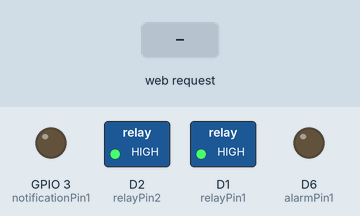
Simulated run of this sketch. Board: ESP8266 (NodeMCU). On the bench: switched loads named in the sketch (green lamp = pin HIGH), output pins drawn as LEDs (lit = HIGH). The inputs (shaded band) are chosen by the test bench. WiFi joins after 1.5 s; servers stay silent unless stated; EEPROM starts erased; what the sketch prints to the serial monitor is not drawn.

Above: at 2.7 s.
2.8 s: HTTP request GET /?RELAY1=ON received
At 5.0 s:
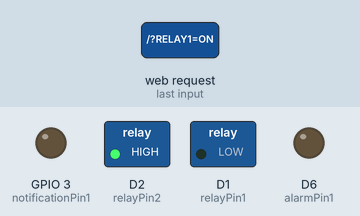
5.3 s: HTTP request GET /?RELAY1=MOMENTARY received
At 7.0 s:
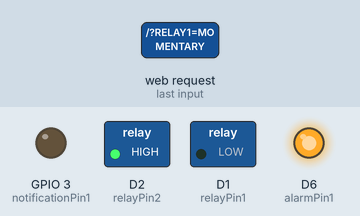
Timing chart, 0 to 16.3 s (numbered marks = the images above; inputs shaded):
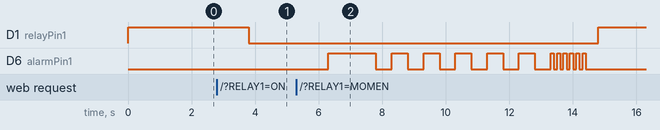

The sketch:

WifiGarageSwitch.ino
```cpp
// (licence header left out)
#include <EEPROM.h>

// SET YOUR NETWORK MODE TO USE WIFI OR ENC28J60
#define useWIFI true
const char* ssid = "networkIDhere";
const char* password = "passwordGOEShere";

// DECIDE WHETHER TO SEND HIGH OR LOW TO THE PINS AND WHICH PINS ARE USED FOR TRIGGERS
// IF USING 3.3V RELAY, TRANSISTOR OR MOSFET THEN SET THE BELOW VARIABLE TO FALSE
const bool use5Vrelay = true;
int alarmPin1 = D6; // GPIO12 = D6
int relayPin1 = D1; // GPIO5 = D1
int relayPin2 = D2; // GPIO4 = D2
int notificationPin1 = D9; // GPIO3 = D9

// USE BASIC HTTP AUTH?
const bool useAuth = false;

// USE DHT TEMP/HUMIDITY SENSOR? DESIGNATE WHICH PIN. MAKE SURE TO DEFINE WHICH SENSOR MODEL BELOW BY UNCOMMENTING IT.
#define useDHT false
#define DHTPIN D2     // what pin is the DHT on?
#if useDHT==true
  #include <DHT.h>
  // Uncomment whatever type of temperature sensor you're using!
  //#define DHTTYPE DHT11   // DHT 11
  #define DHTTYPE DHT22   // DHT 22  (AM2302)
  //#define DHTTYPE DHT21   // DHT 21 (AM2301)
  DHT dht(DHTPIN, DHTTYPE);
#endif

// OTHER VARIALBES
String currentIP, request, fullrequest;

// LOAD UP NETWORK LIB & PORT
#if useWIFI==true
  #include <ESP8266WiFi.h>
  WiFiServer server(80);
#else
  #include <UIPEthernet.h>
  EthernetServer server = EthernetServer(80);
#endif

void setup()
{
  Serial.begin(115200);

  #if useDHT==true
    dht.begin();
  #endif

  pinMode(relayPin1, OUTPUT);
  pinMode(relayPin2, OUTPUT);
  pinMode(alarmPin1, OUTPUT);
  pinMode(notificationPin1, OUTPUT);
  digitalWrite(alarmPin1, LOW);
  digitalWrite(relayPin1, use5Vrelay==true ? HIGH : LOW);
  digitalWrite(relayPin2, use5Vrelay==true ? HIGH : LOW);
  digitalWrite(notificationPin1, LOW);

  #if useWIFI==true
    // Connect to WiFi network
    Serial.println(); Serial.print("Connecting to "); Serial.println(ssid);
    WiFi.mode(WIFI_STA);
    WiFi.begin(ssid, password);
    while (WiFi.status() != WL_CONNECTED) {
      delay(500);
      Serial.print(".");
    }
    Serial.println("");
    Serial.println("WiFi connected");
    // Start the server
    server.begin();
    Serial.println("Server started");
    // Print the IP address
    Serial.print("Use this URL to connect: ");
    Serial.print("http://"); Serial.print(WiFi.localIP()); Serial.println("/");
    currentIP=WiFi.localIP().toString();
  #else
    uint8_t mac[6] = {0xFF,0x01,0x02,0x03,0x04,0x05};
    IPAddress myIP(192,168,200,226);
    Ethernet.begin(mac,myIP);
    /* //DHCP NOT WORKING
    if (Ethernet.begin(mac) == 0) {
      while (1) {
        Serial.println("Failed to configure Ethernet using DHCP");
        delay(10000);
      }
    }
    */
    server.begin();
    Serial.print("localIP: "); Serial.println(Ethernet.localIP());
    Serial.print("subnetMask: "); Serial.println(Ethernet.subnetMask());
    Serial.print("gatewayIP: "); Serial.println(Ethernet.gatewayIP());
    Serial.print("dnsServerIP: "); Serial.println(Ethernet.dnsServerIP());
    currentIP=Ethernet.localIP().toString();
  #endif
}

void loop()
{

  // NOTIFICATION LIGHT
  if (millis()%90000==0) { // every 1.5 minutes
    digitalWrite(notificationPin1, HIGH);
    delay(250);
    digitalWrite(notificationPin1, LOW);
    delay(200);
    digitalWrite(notificationPin1, HIGH);
    delay(250);
    digitalWrite(notificationPin1, LOW);
  }


  // SERIAL MESSAGE
  if (millis()%900000==0) { // every 15 minutes
    Serial.print("UpTime: "); Serial.println(uptime());
  }

  // REBOOT
  EEPROM.begin(1);
  int days=EEPROM.read(0);
  int RebootFrequencyDays=0;
  RebootFrequencyDays=days;
  if (RebootFrequencyDays > 0 && millis() >= (86400000*RebootFrequencyDays)) { //86400000 per day
    while(true);
  }

  #if useWIFI==true
    // Check if a client has connected
    WiFiClient client = server.available();
    if (!client) {
      return;
    }

    // Wait until the client sends some data
    Serial.println("New client");
    while(!client.available()){
      delay(1);
    }
    //Serial.println("---FULL REQUEST---"); Serial.println(client.readString()); Serial.println("---END OF FULL REQUEST---");

    request = client.readStringUntil('\r');  // Read the first line of the request
    fullrequest = client.readString();
    Serial.println(request);
    request.replace("GET ", ""); request.replace(" HTTP/1.1", ""); request.replace(" HTTP/1.0", "");
    client.flush();
  #else
    EthernetClient client = server.available();  // try to get client

    if (client) {  // got client?
      boolean currentLineIsBlank = true;
      String HTTP_req;          // stores the HTTP request
      while (client.connected()) {
        if (client.available()) {   // client data available to read
          char c = client.read(); // read 1 byte (character) from client
          HTTP_req += c;  // save the HTTP request 1 char at a time
          // last line of client request is blank and ends with \n
          // respond to client only after last line received
          if (c == '\n' && currentLineIsBlank) { //&& currentLineIsBlank --- first line only on low memory like UNO/Nano otherwise get it all for AUTH
            fullrequest=HTTP_req;
            request = HTTP_req.substring(0,HTTP_req.indexOf('\r'));
            //auth = HTTP_req.substring(HTTP_req.indexOf('Authorization: Basic '),HTTP_req.indexOf('\r'));
            HTTP_req = "";    // finished with request, empty string
            request.replace("GET ", ""); request.replace(" HTTP/1.1", ""); request.replace(" HTTP/1.0", "");
  #endif

  Serial.println(request);
  handleRequest();
  delay(10); // pause to make sure pin status is updated for response below
  client.println(clientResponse());

  #if useWIFI==true
    delay(1);
    Serial.println("Client disonnected");
    Serial.println("");
  #else
            break;
          }
          // every line of text received from the client ends with \r\n
          if (c == '\n') {
            // last character on line of received text
            // starting new line with next character read
            currentLineIsBlank = true;
          } else if (c != '\r') {
            // a text character was received from client
            currentLineIsBlank = false;
          }
        } // end if (client.available())
      } // end while (client.connected())
      delay(1);      // give the web browser time to receive the data
      client.stop(); // close the connection
    } // end if (client)
  #endif
} //loop

void handleRequest() {
  //variables for the alarm buzzer

  int alarmVar = 0;  // initialize alarmVar for alarm loop
  int alarmRepeat = 6; //Number of warning beeps

  // Match the request
  if (request.indexOf("/favicon.ico") > -1)  {
    return;
  }
  if (request.indexOf("/RebootNow") != -1)  {
    while(true);
  }
  if (request.indexOf("RebootFrequencyDays=") != -1)  {
    EEPROM.begin(1);
    String RebootFrequencyDays=request;
    RebootFrequencyDays.replace("RebootFrequencyDays=","");
    RebootFrequencyDays.replace("/","");
    RebootFrequencyDays.replace("?","");
    //for (int i = 0 ; i < 512 ; i++) { EEPROM.write(i, 0); } // fully clear EEPROM before overwrite
    EEPROM.write(0,atoi(RebootFrequencyDays.c_str()));
    EEPROM.commit();
  }


  //Serial.print("use5Vrelay == "); Serial.println(use5Vrelay);
  if (request.indexOf("RELAY1=ON") != -1 || request.indexOf("MainTriggerOn=") != -1)  {
    digitalWrite(relayPin1, use5Vrelay==true ? LOW : HIGH);
  }
  if (request.indexOf("RELAY1=OFF") != -1 || request.indexOf("MainTriggerOff=") != -1)  {
    digitalWrite(relayPin1, use5Vrelay==true ? HIGH : LOW);
  }
  if (request.indexOf("RELAY1=MOMENTARY") != -1 || request.indexOf("MainTrigger=") != -1)  {
    digitalWrite(alarmPin1, HIGH);
    delay(1000);
    digitalWrite(alarmPin1, LOW);
    alarmVar = 0;
    while(alarmVar < alarmRepeat){
      // play alarm
      alarmVar++;
      digitalWrite(alarmPin1, HIGH);
      delay(500);
      digitalWrite(alarmPin1, LOW);
      delay(500);
    }
    alarmVar = 0;
    while(alarmVar < alarmRepeat){
      // play alarm
      alarmVar++;
      digitalWrite(alarmPin1, HIGH);
      delay(100);
      digitalWrite(alarmPin1, LOW);
      delay(100);
    }
    digitalWrite(relayPin1, use5Vrelay==true ? LOW : HIGH);
    delay(300);
    digitalWrite(relayPin1, use5Vrelay==true ? HIGH : LOW);
  }

  if (request.indexOf("RELAY2=ON") != -1 || request.indexOf("CustomTriggerOn=") != -1)  {
    digitalWrite(relayPin2, use5Vrelay==true ? LOW : HIGH);
  }
  if (request.indexOf("RELAY2=OFF") != -1 || request.indexOf("CustomTriggerOff=") != -1)  {
    digitalWrite(relayPin2, use5Vrelay==true ? HIGH : LOW);
  }
  if (request.indexOf("RELAY2=MOMENTARY") != -1 || request.indexOf("CustomTrigger=") != -1)  {
    digitalWrite(alarmPin1, HIGH);
    delay(1000);
    digitalWrite(alarmPin1, LOW);
    alarmVar = 0;
    while(alarmVar < alarmRepeat){
      // play alarm
      alarmVar++;
      digitalWrite(alarmPin1, HIGH);
      delay(500);
      digitalWrite(alarmPin1, LOW);
      delay(500);
    }
    alarmVar = 0;
    while(alarmVar < alarmRepeat){
      // play alarm
      alarmVar++;
      digitalWrite(alarmPin1, HIGH);
      delay(100);
      digitalWrite(alarmPin1, LOW);
      delay(100);
    }
    digitalWrite(relayPin2, use5Vrelay==true ? LOW : HIGH);
    delay(300);
    digitalWrite(relayPin2, use5Vrelay==true ? HIGH : LOW);
  }
}

String clientResponse () {
  String clientResponse;
  // BASIC AUTHENTICATION
  if (useAuth==true)  {
  // The below Base64 string is gate:gate1 for the username:password
    if (fullrequest.indexOf("Authorization: Basic Z2F0ZTpnYXRlMQ==") == -1)  {
      clientResponse.concat("HTTP/1.1 401 Access Denied\n");
      clientResponse.concat("WWW-Authenticate: Basic realm=\"ESP8266\"\n");
      clientResponse.concat("Content-Type: text/html\n");
      clientResponse.concat("\n"); //  do not forget this one
      clientResponse.concat("Failed : Authentication Required!\n");
      return clientResponse;
    }
  }

  // Return the response
  clientResponse.concat("HTTP/1.1 200 OK\n");
  clientResponse.concat("Content-Type: text/html\n");
  clientResponse.concat("\n"); //  do not forget this one
  clientResponse.concat("<!DOCTYPE HTML>\n");
  clientResponse.concat("<html><head><title>ESP8266 & ");
  #if useWIFI==true
    clientResponse.concat("WIFI");
  #else
    clientResponse.concat("ENC28J60");
  #endif
  clientResponse.concat(" DUAL SWITCH</title></head><meta name=viewport content='width=500'>\n<style type='text/css'>\nbutton {line-height: 1.8em; margin: 5px; padding: 3px 7px;}");
  clientResponse.concat("\nbody {text-align:center;}\ndiv {border:solid 1px; margin: 3px; width:150px;}\n.center { margin: auto; width: 400px; border: 3px solid #73AD21; padding: 3px;");
  clientResponse.concat("</style></head>\n<h2><a href='/'>ESP8266 & ");
  #if useWIFI==true
    clientResponse.concat("WIFI");
  #else
    clientResponse.concat("ENC28J60");
  #endif
  clientResponse.concat(" DUAL SWITCH</h2><h3>");
  clientResponse.concat(currentIP);
  clientResponse.concat("</h3>\n</a>\n");

  clientResponse.concat("<i>Current Request:</i><br><b>\n");
  clientResponse.concat(request);
  clientResponse.concat("\n</b><hr>");

  clientResponse.concat("<pre>\n");
  clientResponse.concat("UpTime="); clientResponse.concat(uptime()); clientResponse.concat("\n");
  clientResponse.concat(freeRam());
  clientResponse.concat("\n");
  // HANDLE DHT
  #if useDHT==true
    // Reading temperature or humidity takes about 250 milliseconds! Sensor readings may also be up to 2 seconds 'old' (its a very slow sensor)
    float h = dht.readHumidity();
    float tc = dht.readTemperature();
    // SENSOR RETRY LOGIC
    int counter=1;
    while((isnan(tc) || isnan(h)) || counter>5){
        h = dht.readHumidity();
        tc = dht.readTemperature();
        counter += 1;
    }
    float tf = (tc * 9.0 / 5.0) + 32.0;
    // check if returns are valid, if they are NaN (not a number) then something went wrong!
    if (isnan(tc) || isnan(h)) {
      Serial.println("Failed to read from DHT");
      clientResponse.concat("DHT Sensor Failed\n");
    } else {
      #if DHTTYPE==DHT11
        clientResponse.concat("<b><i>DHT11 Sensor Information:</i></b>\n");
      #elif DHTTYPE==DHT22
        clientResponse.concat("<b><i>DHT22 Sensor Information:</i></b>\n");
      #elif DHTTYPE==DHT21
        clientResponse.concat("<b><i>DHT21 Sensor Information:</i></b>\n");
      #endif
      clientResponse.concat("Temperature="); clientResponse.concat(String(tc,1)); clientResponse.concat((char)176); clientResponse.concat("C "); clientResponse.concat(round(tf)); clientResponse.concat((char)176); clientResponse.concat("F\n");
      clientResponse.concat("Humidity="); clientResponse.concat(round(h)); clientResponse.concat("%\n");
    }
  #else
    clientResponse.concat("DHT Sensor Not Used\n");
  #endif
  clientResponse.concat("</pre>\n"); clientResponse.concat("<hr>\n");

  clientResponse.concat("<div class='center'>\n");
  clientResponse.concat("RELAY1 pin is now: ");
  if(use5Vrelay==true) {
    if(digitalRead(relayPin1) == LOW) { clientResponse.concat("On"); } else { clientResponse.concat("Off"); }
  } else {
    if(digitalRead(relayPin1) == HIGH) { clientResponse.concat("On"); } else { clientResponse.concat("Off"); }
  }
  clientResponse.concat("\n<br><a href=\"/RELAY1=ON\"><button onClick=\"parent.location='/RELAY1=ON'\">Turn On</button></a>\n");
  clientResponse.concat("<a href=\"/RELAY1=OFF\"><button onClick=\"parent.location='/RELAY1=OFF'\">Turn Off</button></a>\n");
  clientResponse.concat("<a href=\"/RELAY1=MOMENTARY\"><button onClick=\"parent.location='/RELAY1=MOMENTARY'\">MOMENTARY</button></a><br/></div><hr>\n");

  clientResponse.concat("<div class='center'>\n");
  clientResponse.concat("RELAY2 pin is now: ");
  if(use5Vrelay==true) {
    if(digitalRead(relayPin2) == LOW) { clientResponse.concat("On"); } else { clientResponse.concat("Off"); }
  } else {
    if(digitalRead(relayPin2) == HIGH) { clientResponse.concat("On"); } else { clientResponse.concat("Off"); }
  }
  clientResponse.concat("\n<br><a href=\"/RELAY2=ON\"><button onClick=\"parent.location='/RELAY2=ON'\">Turn On</button></a>\n");
  clientResponse.concat("<a href=\"/RELAY2=OFF\"><button onClick=\"parent.location='/RELAY2=OFF'\">Turn Off</button></a>\n");
  clientResponse.concat("<a href=\"/RELAY2=MOMENTARY\"><button onClick=\"parent.location='/RELAY2=MOMENTARY'\">MOMENTARY</button></a></div><hr>\n");

  clientResponse.concat("<div class='center'><input id=\"RebootFrequencyDays\" type=\"text\" name=\"RebootFrequencyDays\" value=\"");
  EEPROM.begin(1);
  int days=EEPROM.read(0);
  clientResponse.concat(days);
  clientResponse.concat("\" maxlength=\"3\" size=\"2\" min=\"0\" max=\"255\">&nbsp;&nbsp;&nbsp;<button style=\"line-height: 1em; margin: 3px; padding: 3px 3px;\" onClick=\"parent.location='/RebootFrequencyDays='+document.getElementById('RebootFrequencyDays').value;\">SAVE</button><br>Days between reboots.<br>0 to disable & 255 days is max.");
  clientResponse.concat("<br><button onClick=\"javascript: if (confirm(\'Are you sure you want to reboot?\')) parent.location='/RebootNow';\">Reboot Now</button><br></div><hr>\n");

  clientResponse.concat("<div class='center'><a target='_blank' href='https://community.smartthings.com/t/raspberry-pi-to-php-to-gpio-to-relay-to-gate-garage-trigger/43335'>Project on SmartThings Community</a></br>\n");
  clientResponse.concat("<a target='_blank' href='https://github.com/JZ-SmartThings/SmartThings/tree/master/Devices/Generic%20HTTP%20Device'>Project on GitHub</a></br></div></html>\n");
  return clientResponse;
}

String freeRam () {
  #if defined(ARDUINO_ARCH_AVR)
    extern int __heap_start, *__brkval;
    int v;
    return "Free Mem="+String((int) &v - (__brkval == 0 ? (int) &__heap_start : (int) __brkval))+"B of 2048B";
  #elif defined(ESP8266)
    return "Free Mem="+String(ESP.getFreeHeap()/1024)+"KB of 80KB";
  #endif
}

String uptime() {
  float d,hr,m,s;
  String dstr,hrstr, mstr, sstr;
  unsigned long over;
  d=int(millis()/(3600000*24));
  dstr=String(d,0);
  dstr.replace(" ", "");
  over=millis()%(3600000*24);
  hr=int(over/3600000);
  hrstr=String(hr,0);
  if (hr<10) {hrstr=hrstr="0"+hrstr;}
  hrstr.replace(" ", "");
  over=over%3600000;
  m=int(over/60000);
  mstr=String(m,0);
  if (m<10) {mstr=mstr="0"+mstr;}
  mstr.replace(" ", "");
  over=over%60000;
  s=int(over/1000);
  sstr=String(s,0);
  if (s<10) {sstr="0"+sstr;}
  sstr.replace(" ", "");
  if (dstr=="0") {
    return hrstr + ":" + mstr + ":" + sstr;
  } else if (dstr=="1") {
    return dstr + " Day " + hrstr + ":" + mstr + ":" + sstr;
  } else {
    return dstr + " Days " + hrstr + ":" + mstr + ":" + sstr;
  }
}
```

Measured:
- after the input at 2.8 s, D1 (relayPin1): HIGH → LOW after 1.0 s
- after the input at 5.3 s, D1 (relayPin1): LOW → HIGH after 9.5 s; D6 (alarmPin1): goes HIGH 1.5 s, 5 × (LOW 0.50 s, HIGH 0.50 s), LOW 0.50 s, 5 × (HIGH 0.10 s, LOW 0.10 s), HIGH 0.10 s, then LOW, starting after 1.0 s
